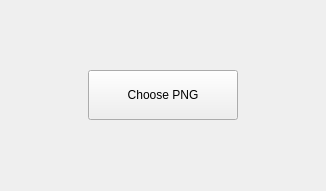
<?xml version="1.0" encoding="UTF-8"?>
<ui version="4.0">
 <class>MainWindow</class>
 <widget class="QMainWindow" name="MainWindow">
  <property name="geometry">
   <rect>
    <x>0</x>
    <y>0</y>
    <width>326</width>
    <height>191</height>
   </rect>
  </property>
  <property name="windowTitle">
   <string>TTKPngHelper</string>
  </property>
  <property name="windowIcon">
   <iconset resource="../../TTKUi/TTKModule.qrc">
    <normaloff>:/image/lb_app_logo</normaloff>:/image/lb_app_logo</iconset>
  </property>
  <widget class="QWidget" name="centralWidget">
   <layout class="QHBoxLayout" name="horizontalLayout">
    <item>
     <widget class="QPushButton" name="pushButton">
      <property name="minimumSize">
       <size>
        <width>150</width>
        <height>50</height>
       </size>
      </property>
      <property name="maximumSize">
       <size>
        <width>150</width>
        <height>50</height>
       </size>
      </property>
      <property name="text">
       <string>Choose PNG</string>
      </property>
     </widget>
    </item>
   </layout>
  </widget>
 </widget>
 <layoutdefault spacing="6" margin="11"/>
 <resources>
  <include location="../../TTKUi/TTKModule.qrc"/>
 </resources>
 <connections/>
</ui>
